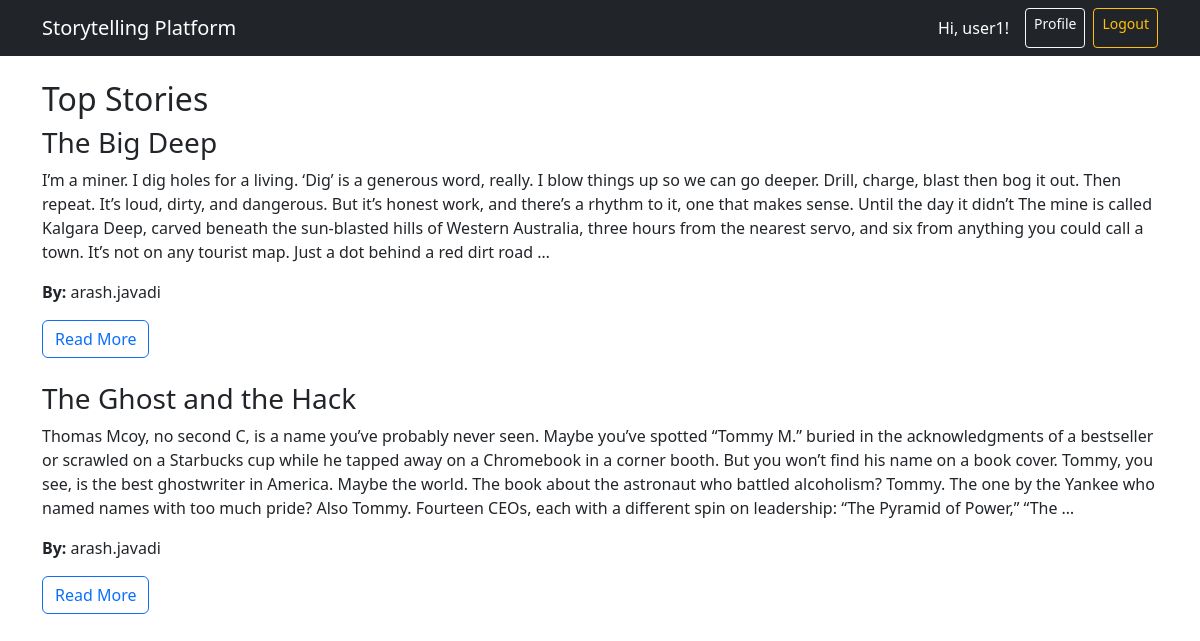
Screenshot of / (signed in) with the database file from the repository.
### stories/models.py (models this page shows, shortened)
class Story(models.Model):
    title = models.CharField(max_length=200)
    description = models.TextField()
    author = models.ForeignKey(User, on_delete=models.CASCADE)
    is_public = models.BooleanField(default=True)
    allow_contributions = models.BooleanField(default=True)
    created_on = models.DateTimeField(auto_now_add=True)

### stories/views.py (the view)
# urls.py: path('', views.story_list, name='story_list'),
def story_list(request):
    stories = Story.objects.filter(is_public=True).order_by('-created_on')
    return render(request, 'stories/story_list.html', {'stories': stories})

### templates/stories/story_list.html
{% extends "base.html" %}
{% block content %}
<h2>Top Stories</h2>
{% for story in stories %}
<div class="mb-4">
    <h3>{{ story.title }}</h3>
    <p>{{ story.description|truncatewords:100 }}</p>
    <p><strong>By:</strong> {{ story.author.username }}</p>
    <a href="{% url 'story_detail' story.id %}" class="btn btn-outline-primary">Read More</a>
</div>
{% empty %}
<p>No stories yet.</p>
{% endfor %}
{% endblock %}

### templates/base.html (shortened to what this page needs)
<!DOCTYPE html>
<html lang="en">
<head>
    <link href="https://cdn.jsdelivr.net/npm/bootstrap@5.3.0/dist/css/bootstrap.min.css" rel="stylesheet">
</head>
<body>
    <nav class="navbar navbar-expand-lg navbar-dark bg-dark mb-4">
        <div class="container">
            <a class="navbar-brand" href="/">Storytelling Platform</a>
            <div class="d-flex ms-auto">
                {% if user.is_authenticated %}
                <span class="navbar-text text-white me-3">Hi, {{ user.username }}!</span>
                <a href="{% url 'profile' %}" class="btn btn-outline-light btn-sm me-2">Profile</a>
                <a href="{% url 'logout' %}" class="btn btn-outline-warning btn-sm">Logout</a>
                {% else %}
                <a href="{% url 'login' %}" class="btn btn-outline-light btn-sm me-2">Login</a>
                <a href="{% url 'register' %}" class="btn btn-success btn-sm">Register</a>
                {% endif %}
            </div>
        </div>
    </nav>
    <div class="container">
        {% block content %}
        {% endblock %}
    </div>
</body>
</html>

### rows the page displays
Story: title "The Big Deep", description "I’m a miner. I dig holes for a living. ‘Dig’ is a generous word, really. I blow things up so we can go deeper. Drill, charge, blast then bog it out. Then repeat. It’s loud, dirty, and dangerous. But it’s honest work, and there’s a rhythm to it, one that makes sense. Until the day it didn’t The mine is called Kalgara Deep, carved beneath the sun-blasted hills of Western Australia, three hours from the nearest servo, and six from anything you could call a town. It’s not on any tourist map. Just a dot behind a red dirt road …", author.username "arash.javadi"
Story: title "The Ghost and the Hack", description "Thomas Mcoy, no second C, is a name you’ve probably never seen. Maybe you’ve spotted “Tommy M.” buried in the acknowledgments of a bestseller or scrawled on a Starbucks cup while he tapped away on a Chromebook in a corner booth. But you won’t find his name on a book cover. Tommy, you see, is the best ghostwriter in America. Maybe the world. The book about the astronaut who battled alcoholism? Tommy. The one by the Yankee who named names with too much pride? Also Tommy. Fourteen CEOs, each with a different spin on leadership: “The Pyramid of Power,” “The …", author.username "arash.javadi"

### other values shown
{{ user.username }} "user1"
